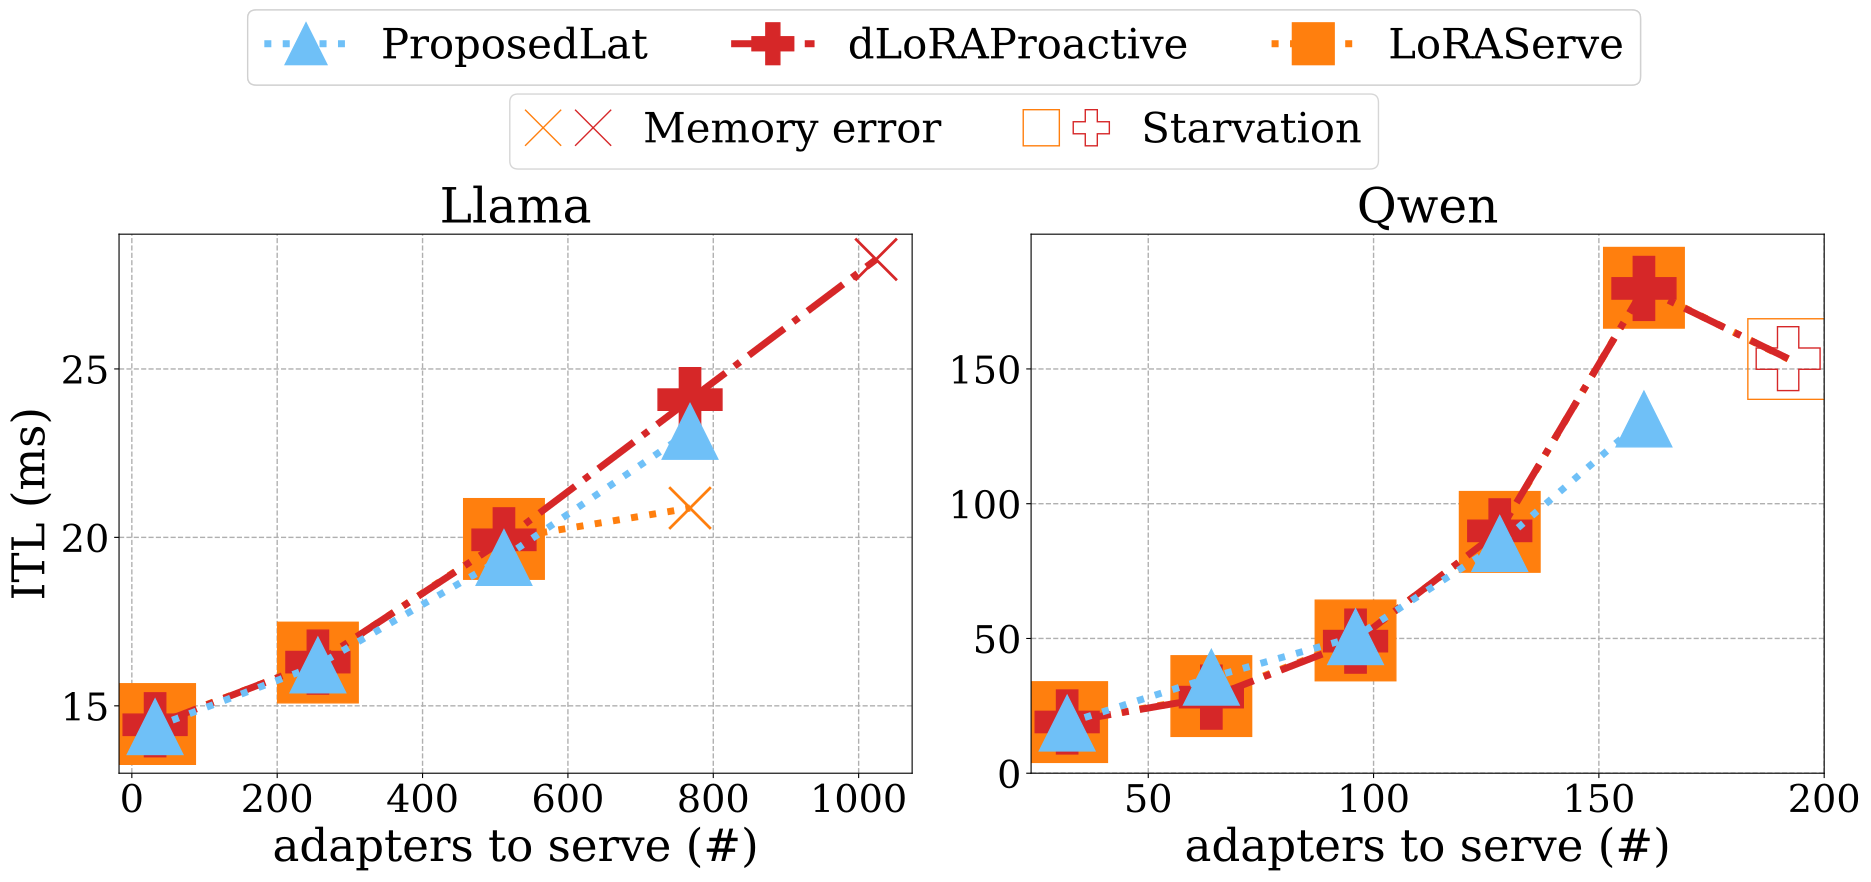

Reproduce this figure in Python.
import os
import re
import json
import glob
from typing import List, Tuple, Dict, Set, Any
import matplotlib.pyplot as plt
import csv
from matplotlib.lines import Line2D
import numpy as np
import pickle
from matplotlib.legend_handler import HandlerTuple


def thousands_formatter(x, pos):
    if x == 0:
        return "0"
    return f"{int(x/1000)}k"


def extract_results(path: str) -> List[Dict[str, Any]]:
    def create_id(metrics: Dict[str, float], id_metrics: List[str]) -> str:
        _id: str = ''
        for metric_key in id_metrics:
            _id += f'{metrics[metric_key]}_'
        return _id

    def extract_experiment_metric(path: str) -> Dict[str, Any]:
        output: Dict[str, float] = {}

        # load benchmark out log
        filenames: List[str] = glob.glob(os.path.join(path, 'log_*.out'))
        if len(filenames) != 1:
            raise ValueError(f'More than one output result file or none {filenames} for path {path}')
        with open(filenames[0]) as file:
            benchmark_out_log: str = file.read()

        # load benchmark err log
        filenames: List[str] = glob.glob(os.path.join(path, 'log_*.err'))
        if len(filenames) != 1:
            raise ValueError(f'More than one output result file or none {filenames} for path {path}')
        with open(filenames[0]) as file:
            benchmark_err_log: str = file.read()

        # extract placement time
        pattern = re.search(r'Elapsed time during placement estimation: ([-+]?\d*\.\d+(?:[eE][-+]?\d+)?)\n', benchmark_out_log)
        if pattern:
            output['placement_time'] = float(pattern.group(1))

        # extract number of used servers
        if 'There were unused servers. The new list of servers is as follows:' in benchmark_out_log:
            pattern = re.search(r'The new list of servers is as follows:\s*(\[[^\]]*\])', benchmark_out_log)
            array_str: str = pattern.group(1)
            used_servers: int = len(eval(array_str))
        else:
            try:
                pattern = re.search(r'Defined servers \s*(\[[^\]]*\])', benchmark_out_log)
                array_str: str = pattern.group(1)
                used_servers: int = len(eval(array_str))
            except Exception as e:
                if placement_algorithm != 'dlora-proactive-mechanism':
                    raise e
                else:
                    print('Warning for dLoRA not showing result', path)
                    output['placement_not_possible'] = True
                    output['memory_error'] = False
                    output['total_throughput'] = None
                    output['ideal_total_throughput'] = None
                    output['itl'] = None
                    output['ttft'] = None
                    return output
        output['used_servers'] = used_servers

        # check if placement was possible
        if 'Not enough servers for input workload' in benchmark_err_log or 'Not enough servers for input rate' in benchmark_err_log:
            output['placement_not_possible'] = True
            output['memory_error'] = False
            output['total_throughput'] = None
            output['ideal_total_throughput'] = None
            output['itl'] = None
            output['ttft'] = None
            return output
        else:
            output['placement_not_possible'] = False

        # load server out log
        filenames: List[str] = glob.glob(os.path.join(path, 'server_out_*.log'))
        if len(filenames) != used_servers:
            raise ValueError(f'Not correct number of files {filenames} for path {path}')
        server_out_logs: List[str] = []
        for filename in filenames:
            with open(filename) as file:
                server_out_logs.append(file.read())

        # load server err log
        filenames: List[str] = glob.glob(os.path.join(path, 'server_err_*.log'))
        if len(filenames) != used_servers:
            raise ValueError(f'Not correct number of files {filenames} for path {path}')
        server_err_logs: List[str] = []
        for filename in filenames:
            with open(filename) as file:
                server_err_logs.append(file.read())

        # load metrics
        filenames: List[str] = glob.glob(os.path.join(path, 'openai-*.json'))
        if len(filenames) != 1:
            if (
                    any('torch.OutOfMemoryError:' in server_err_log for server_err_log in server_err_logs) or
                    any('KV cache is needed, which is larger than the available KV cache memory' in server_out_log for server_out_log in server_out_logs) or
                    any('No available memory for the cache blocks' in server_out_log for server_out_log in server_out_logs)
            ):
                output['memory_error'] = True
                output['total_throughput'] = None
                output['ideal_total_throughput'] = None
                output['itl'] = None
                output['ttft'] = None
                return output
            else:
                raise ValueError(f'Unknown error: {path}')
        with open(filenames[0]) as file:
            output['memory_error'] = False
            metrics: dict = json.load(file)

        # extract total time
        total_time: float = float(metrics['duration'])

        # extract total throughput
        output['total_throughput']: float = float(metrics['input_throughput']) + float(metrics['output_throughput'])

        # compute ideal total throughput
        received_input_tokens: int = 0
        received_output_tokens: int = 0
        with open(os.path.join(path, 'arrivals.csv'), newline='') as csvfile:
            reader = csv.reader(csvfile)
            next(reader)  # skip header
            for arrival_time, input_tokens, output_tokens, _, _ in reader:
                received_input_tokens += int(input_tokens)
                received_output_tokens += int(output_tokens)
        output['ideal_total_throughput'] = (received_input_tokens + received_output_tokens) / total_time

        # check starvation
        output['starvation'] = (1 - (output['total_throughput'] / output['ideal_total_throughput'])) > 0.1

        # compute itl
        output['itl'] = float(metrics['mean_itl_ms'])

        # compute ttft
        completed_ttft = float(metrics['mean_ttft_ms']) * int(metrics['completed'])
        uncompleted_ttft = (int(metrics['total_prompts_sent']) - int(metrics['completed'])) * float(metrics['duration']) * 1000
        output['ttft'] = (completed_ttft + uncompleted_ttft) / int(metrics['total_prompts_sent'])

        # compute e2e latency
        output['e2e_latency'] = (float(metrics['mean_ttft_ms']) + float(metrics['mean_tpot_ms']) * (int(metrics['total_output_tokens']) / int(metrics['completed']))) / 1000

        return output

    collected_ids: Set[str] = set()
    id_metrics: List[str] = ['concurrent_adapters', 'trace_arrival_multiplier', 'placement_algorithm']
    results = []
    for subdir, dirs, files in os.walk(path):
        for folder in dirs:
            splits = folder.split('_')
            concurrent_adapters: int = int(splits[2])
            trace_arrival_multiplier: int = int(splits[3])
            placement_algorithm: str = splits[4]
            try:
                metrics = extract_experiment_metric(os.path.join(path, folder))
            except Exception as e:
                print(e)
                continue
            metrics['concurrent_adapters'] = concurrent_adapters
            metrics['trace_arrival_multiplier'] = trace_arrival_multiplier
            metrics['placement_algorithm'] = placement_algorithm
            metrics['path'] = os.path.join(path, folder)
            _id = create_id(metrics, id_metrics)
            if _id in collected_ids:
                raise ValueError('Repeated results')
            collected_ids.add(_id)
            results.append(metrics)
    return results


def __prepare_lines(results: List[Dict[str, float]], x_axis: str, y_axis: str, selection: str, filter_in: Tuple[str, str] = None, add_all_info: bool = False) -> List[
    Tuple[str, List[int], List[float]]]:
    output_tmp: Dict[str, Tuple[List[int], List[float]]] = {}
    for item in results:
        selection_id = item[selection]
        if filter_in is not None and str(item[filter_in[0]]) != filter_in[1]:
            continue
        if selection_id not in output_tmp:
            output_tmp[selection_id] = ([], [])
            if add_all_info:
                output_tmp[selection_id] = ([], [], [])
        if x_axis not in item:
            output_tmp[selection_id][0].append(None)
        else:
            output_tmp[selection_id][0].append(item[x_axis])
        if y_axis not in item:
            output_tmp[selection_id][1].append(None)
        else:
            output_tmp[selection_id][1].append(item[y_axis])
        if add_all_info:
            output_tmp[selection_id][2].append(item)
    output: List[Tuple[str, List[int], List[float]]] = []
    for key, values in output_tmp.items():
        if not add_all_info:
            x_values, y_values = values
        else:
            x_values, y_values, z_values = values
        x_line = [x_value for index, x_value in enumerate(x_values)]
        y_line = [y_value for index, y_value in enumerate(y_values)]
        if add_all_info:
            z_line = [z_value for index, z_value in enumerate(z_values)]
        '''y_line = [y_value for _, y_value in sorted(zip(x_line, y_line))]
        if add_all_info:
            z_line = [z_value for _, z_value in sorted(zip(x_line, z_line))]
        x_line.sort()'''
        if not add_all_info:
            output.append(
                (
                    key,
                    x_line,
                    y_line
                )
            )
        else:
            output.append(
                (
                    key,
                    x_line,
                    y_line,
                    z_line
                )
            )
    output = [value for _, value in sorted(zip([value[0] for value in output], output))]

    return output


def plot_results_together(
        results_sizes_left: List[Dict[str, Any]],
        results_sizes_right: List[Dict[str, Any]],
        path: str,
        x_metric: str,
        x_label: str,
        y_metric: str,
        y_label: str,
        algorithms_to_use: List[str],
) -> None:
    multiplier = 2.5
    plt.rcParams.update({
        'font.family': 'serif',
        'font.size': 14 * multiplier,
        'axes.titlesize': 14 * multiplier,
        'axes.labelsize': 13 * multiplier,
        'xtick.labelsize': 11 * multiplier,
        'ytick.labelsize': 11 * multiplier,
        'legend.fontsize': 12 * multiplier,
        'lines.linewidth': 2.0 * multiplier,
        'mathtext.default': 'regular',
        'axes.grid': True,
        'grid.linestyle': '--',
        'grid.linewidth': 0.4 * multiplier,
        'figure.figsize': (22, 7)  # Adjusted for balanced horizontal layout
    })

    linestyles = {
        'baseline-3': ':',
        'baseline-4': ':',
        'baseline-6': ':',
        'lora-serve': ':',
        'lora-serve-half': '-.',
        'baseline-5': '-.',
        'baseline-1': '--',
        'baseline-2': ':',
        'baseline-4-with-proposal': ':',
        'proposal-starvation': '-',
        'dlora-proactive-mechanism': '-.',
        'proposal-starvation-fast': ':',
    }
    markers = {
        'baseline-3': 'P',
        'baseline-4': 's',
        'baseline-6': 's',
        'lora-serve': 's',
        'lora-serve-half': 'P',
        'baseline-5': 'P',
        'baseline-1': '^',
        'baseline-2': 's',
        'proposal-starvation': 'o',
        'proposal-starvation-fast': '^',
        'dlora-proactive-mechanism': 'P',
        'baseline-4-with-proposal': '^',
    }
    multiplier_2 = 2
    markers_width = {
        'baseline-3': 11,
        'baseline-4': 11,
        'baseline-6': 11,
        'lora-serve': 29 * multiplier_2,
        'lora-serve-half': 11,
        'baseline-5': 11,
        'baseline-1': 18,
        'baseline-2': 11,
        'proposal-starvation': 12 * multiplier_2,
        'proposal-starvation-fast': 9 * multiplier_2,
        'dlora-proactive-mechanism': 23 * multiplier_2,
        'baseline-4-with-proposal': 20 * multiplier_2,
    }
    good_labels = {
        'baseline-3': 'Random',
        'baseline-4': 'Baseline 4',
        'baseline-6': 'Baseline 6',
        'baseline-5': 'Baseline 5',
        'lora-serve': 'LoRAServe',
        'lora-serve-half': 'LoRAServe*',
        'baseline-1': 'MaxBackbone',
        'baseline-2': 'MaxBackboneLessParallel',
        'proposal-starvation': 'Proposed',
        'proposal-starvation-fast': 'ProposedFast',
        'dlora-proactive-mechanism': 'dLoRAProactive',
        'baseline-4-with-proposal': 'ProposedLat',
    }

    colors = {'proposal-starvation': '#1f77b4', 'lora-serve': '#ff7f0e', 'lora-serve-half': '#2ca02c', 'dlora-proactive-mechanism': '#d62728', 'baseline-4-with-proposal': '#6fc0f7'}
    nrows = 1
    ncols = 2
    fig, axs = plt.subplots(nrows, ncols)  # sharex='col', sharey='row'
    fig.subplots_adjust(wspace=0.15)
    memory_error_legend_element = {}
    starvation_legend_element = {}
    for index_x, (x_axis_label, results) in enumerate([('Llama', results_sizes_left), ('Qwen', results_sizes_right)]):
        processed_results = __prepare_lines(
            results,
            x_metric,
            y_metric,
            'placement_algorithm',
            add_all_info=True
        )
        processed_results = {value: (x_line, y_line, z_line) for value, x_line, y_line, z_line in processed_results}
        legend_elements = []
        for value in algorithms_to_use:
            x_line, y_line, z_line = processed_results[value]
            if value == 'proposal-starvation-2':
                value = 'proposal-starvation'
            if value == 'proposal-starvation-2-fast':
                value = 'proposal-starvation-fast'
            if value == 'baseline-3-2':
                value = 'baseline-3'

            # order by concurrent_adapters
            x_line = np.asarray(x_line)
            y_line = np.asarray(y_line)
            z_line = np.asarray(z_line)
            k_line = [values['concurrent_adapters'] for values in z_line]
            k_line = np.asarray(k_line)
            idx = np.argsort(k_line)
            x_line = x_line[idx]
            y_line = y_line[idx]
            z_line = z_line[idx]
            k_line = k_line[idx]

            # reduce left items
            '''if not x_axis_label == 'Low rates (mixed sizes)':
                x_line = np.delete(x_line, [1])
                y_line = np.delete(y_line, [1])
                z_line = np.delete(z_line, [1])
                k_line = np.delete(k_line, [1])
            else:
                x_line = np.delete(x_line, [1, 2])
                y_line = np.delete(y_line, [1, 2])
                z_line = np.delete(z_line, [1, 2])
                k_line = np.delete(k_line, [1, 2])'''

            # remove not placement viable results
            while z_line[-1]['placement_not_possible'] is True:
                x_line = x_line[:-1]
                y_line = y_line[:-1]
                z_line = z_line[:-1]
            '''x_max = min(x_max, x_line[-1])'''

            if z_line[-1]['memory_error'] is True:
                memory_error = True
                while z_line[-1]['total_throughput'] is None:
                    x_line = x_line[:-1]
                    y_line = y_line[:-1]
                    z_line = z_line[:-1]
            else:
                memory_error = False

            # real results
            if value not in colors:
                line = axs[ index_x].plot(
                    x_line,
                    y_line,
                    linestyle=linestyles[value],
                )[0]
                colors[value] = line.get_color()
            else:
                line = axs[index_x].plot(
                    x_line,
                    y_line,
                    linestyle=linestyles[value],
                    color=colors[value],
                )[0]

            legend_elements.append(
                Line2D(
                    [],
                    [],
                    color=line.get_color(),
                    marker=markers[value],
                    linestyle=linestyles[value],
                    label=good_labels[value],
                    markersize=30,
                )
            )

            # mark memory errors
            if memory_error:
                x_final_point = x_line[-1] + (x_line[-1] - x_line[-2]) / 1
                y_final_point = (y_line[-1] + (y_line[-1] - y_line[-2]) / 1) if value == 'dlora-proactive-mechanism' else (y_line[-1] + (y_line[-1] - y_line[-2]) / 4)
                axs[index_x].plot(
                    list(x_line[-1:]) + [x_final_point],
                    list(y_line[-1:]) + [y_final_point],
                    marker='x',
                    markevery=[1],
                    linestyle=linestyles[value],
                    markersize=30,
                    markeredgewidth=2,
                    color=line.get_color(),
                )
                memory_error_legend_element[good_labels[value]] = Line2D(
                    [],
                    [],
                    color=line.get_color(),
                    marker='x',
                    linestyle=None,
                    linewidth=0,
                    label=good_labels[value],
                    markersize=26,
                    markerfacecolor='none',
                )

            # mark time error
            if x_axis_label == 'low_rates-mixed_sizes' and value == 'dlora-proactive-mechanism':
                x_final_point = x_line[-1] + (x_line[-1] - x_line[-2]) / 2
                y_final_point = y_line[-1] + (y_line[-1] - y_line[-2]) / 2
                axs[index_x].plot(
                    list(x_line[-1:]) + [x_final_point],
                    list(y_line[-1:]) + [y_final_point],
                    marker='x',
                    markevery=[1],
                    linestyle=linestyles[value],
                    markersize=13,
                    markeredgewidth=8,
                    color=line.get_color(),
                )

            # mark starvation
            starvation_x_line = []
            starvation_y_line = []
            not_starvation_x_line = []
            not_starvation_y_line = []
            for index_line in range(len(x_line)):
                if z_line[index_line]['starvation'] is True:
                    starvation_x_line.append(x_line[index_line])
                    starvation_y_line.append(y_line[index_line])
                else:
                    not_starvation_x_line.append(x_line[index_line])
                    not_starvation_y_line.append(y_line[index_line])
            axs[index_x].plot(
                starvation_x_line,
                starvation_y_line,
                marker=markers[value],
                markerfacecolor='none',
                color=line.get_color(),
                markersize=markers_width[value],
                markeredgewidth=1,
                linestyle='None',
            )
            axs[index_x].plot(
                not_starvation_x_line,
                not_starvation_y_line,
                marker=markers[value],
                color=line.get_color(),
                markersize=markers_width[value],
                markeredgewidth=1,
                linestyle='None',
            )
            if len(starvation_x_line) > 0:
                starvation_legend_element[good_labels[value]] = Line2D(
                    [],
                    [],
                    color=line.get_color(),
                    linewidth=0,
                    label=good_labels[value],
                    markerfacecolor='none',
                    marker=markers[value],
                    markersize=26,
                    markeredgewidth=1,
                    linestyle='None',
                )
        axs[index_x].set_xlabel(x_label)
        if index_x == 0:
            axs[index_x].set_ylim(13, 29)
            axs[index_x].set_yticks([15, 20, 25])
            axs[index_x].set_ylabel(y_label)
        else:
            axs[index_x].set_ylim(0, 200)
            axs[index_x].set_yticks([0, 50, 100, 150])
        # axs[index_y, index_x].set_ylim(0, 220)
        # axs[index_y, index_x].set_yticks([0, 100, 200])
        '''if 'llama' in title:
            axs[index_y, index_x].set_ylim(-30, 290)
        else:
            axs[index_y, index_x].set_ylim(-20, 250)'''
        axs[index_x].set_title(x_axis_label)
    '''if 'through' in y_labels[index_x]:
        axs[index_x].yaxis.set_major_formatter(FuncFormatter(thousands_formatter))'''

    from matplotlib.legend_handler import HandlerTuple
    legend_elements = list(reversed(legend_elements))
    labels = [item.get_label() for item in legend_elements]
    leg1 = fig.legend(
        handles=legend_elements,
        labels=labels,
        loc='upper center',
        ncol=3,
        bbox_to_anchor=(0.5, 1.23),
        handler_map={tuple: HandlerTuple(ndivide=None)},
    )
    legend_elements = []
    labels = []
    legend_elements.append(tuple(memory_error_legend_element.values()))
    labels.append('Memory error')
    legend_elements.append(tuple(starvation_legend_element.values()))
    labels.append('Starvation')
    leg2 = fig.legend(
        handles=legend_elements,
        labels=labels,
        loc='upper center',
        ncol=2,
        bbox_to_anchor=(0.5, 1.11),
        handler_map={tuple: HandlerTuple(ndivide=None)},
    )
    fig.add_artist(leg1)


    plt.savefig(os.path.join(path, f'latency.pdf'), format='pdf', bbox_inches='tight', dpi=400)


def main():
    model = 'llama-3.1-8b-instruct'
    sizes = 'sizes_8-16'
    results_sizes_left: List[Dict[str, Any]] = extract_results(f'../multi_gpu/results_{sizes}/{sizes}/{model}')
    list_of_results: Dict[int, List[Dict[str, Any]]] = {}
    for result in results_sizes_left:
        if result['concurrent_adapters'] in {64, 96, 128, 384, 640, 896, 1152}:
            continue
        trace_arrival_multiplier = result['trace_arrival_multiplier']
        if trace_arrival_multiplier not in list_of_results:
            list_of_results[trace_arrival_multiplier] = []
        list_of_results[trace_arrival_multiplier].append(result)
    results_sizes_left = list_of_results[10]

    model = 'qwen-2.5-7b-instruct'  # change to single-GPU exps
    sizes = 'sizes_8-16-32'
    results_sizes_right: List[Dict[str, Any]] = extract_results(f'../single_gpu/results/{sizes}/{model}')
    list_of_results: Dict[int, List[Dict[str, Any]]] = {}
    for result in results_sizes_right:
        '''if result['concurrent_adapters'] in {64, 96, 128, 384, 640, 896, 1152}:
            continue'''
        trace_arrival_multiplier = result['trace_arrival_multiplier']
        if trace_arrival_multiplier not in list_of_results:
            list_of_results[trace_arrival_multiplier] = []
        list_of_results[trace_arrival_multiplier].append(result)
    results_sizes_right = list_of_results[100]

    plot_results_together(
        results_sizes_left=results_sizes_left,
        results_sizes_right=results_sizes_right,
        path='.',
        y_metric='itl',
        y_label='ITL (ms)',
        x_metric='concurrent_adapters',
        x_label='adapters to serve (#)',
        algorithms_to_use=['lora-serve', 'dlora-proactive-mechanism', 'baseline-4-with-proposal'],
    )


if __name__ == '__main__':
    main()
